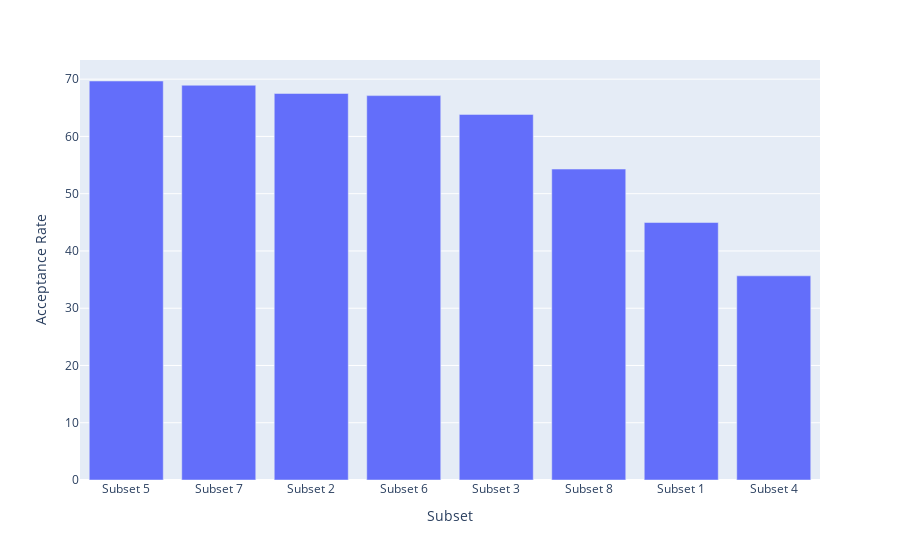

This figure's notebook cell:
### Code cell
px.bar(coffee_acceptance_rates_df.sort_values('Acceptance Rate', ascending=False), x = 'Subset', y = 'Acceptance Rate')

### Figure 1 — Plotly figure (JSON) as saved in the notebook; plotly's stock layout.template omitted (floating-point values rounded to 4 significant figures)
{"data": [{"alignmentgroup": "True", "hovertemplate": "Subset=%{x}<br>Acceptance Rate=%{y}<extra></extra>", "legendgroup": "", "marker": {"color": "#636efa", "pattern": {"shape": ""}}, "name": "", "offsetgroup": "", "orientation": "v", "showlegend": false, "textposition": "auto", "type": "bar", "x": ["Subset 5", "Subset 7", "Subset 2", "Subset 6", "Subset 3", "Subset 8", "Subset 1", "Subset 4"], "xaxis": "x", "y": [69.68, 68.93, 67.5, 67.12, 63.84, 54.3, 44.96, 35.65], "yaxis": "y"}], "layout": {"barmode": "relative", "legend": {"tracegroupgap": 0}, "margin": {"t": 60}, "xaxis": {"anchor": "y", "domain": [0, 1], "title": {"text": "Subset"}}, "yaxis": {"anchor": "x", "domain": [0, 1], "title": {"text": "Acceptance Rate"}}}}
